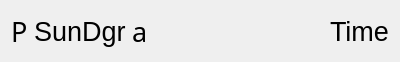
<?xml version="1.0" encoding="UTF-8"?>
<ui version="4.0">
 <class>SunDegreeHolder</class>
 <widget class="QWidget" name="SunDegreeHolder">
  <property name="geometry">
   <rect>
    <x>0</x>
    <y>0</y>
    <width>400</width>
    <height>62</height>
   </rect>
  </property>
  <property name="windowTitle">
   <string>Form</string>
  </property>
  <property name="autoFillBackground">
   <bool>true</bool>
  </property>
  <layout class="QHBoxLayout" name="horizontalLayout_2">
   <item>
    <layout class="QHBoxLayout" name="horizontalLayout">
     <item>
      <widget class="QLabel" name="mPlanet0">
       <property name="font">
        <font>
         <family>Astronom</family>
         <pointsize>20</pointsize>
        </font>
       </property>
       <property name="text">
        <string>P</string>
       </property>
      </widget>
     </item>
     <item>
      <widget class="QLabel" name="mText1">
       <property name="font">
        <font>
         <pointsize>20</pointsize>
        </font>
       </property>
       <property name="text">
        <string>SunDgr</string>
       </property>
      </widget>
     </item>
     <item>
      <widget class="QLabel" name="mZodiac">
       <property name="font">
        <font>
         <family>Astronom</family>
         <pointsize>20</pointsize>
        </font>
       </property>
       <property name="text">
        <string>a</string>
       </property>
      </widget>
     </item>
    </layout>
   </item>
   <item>
    <spacer name="horizontalSpacer">
     <property name="orientation">
      <enum>Qt::Horizontal</enum>
     </property>
     <property name="sizeHint" stdset="0">
      <size>
       <width>248</width>
       <height>20</height>
      </size>
     </property>
    </spacer>
   </item>
   <item>
    <widget class="QLabel" name="mText0">
     <property name="font">
      <font>
       <pointsize>20</pointsize>
      </font>
     </property>
     <property name="text">
      <string>Time</string>
     </property>
    </widget>
   </item>
  </layout>
 </widget>
 <resources/>
 <connections/>
</ui>
